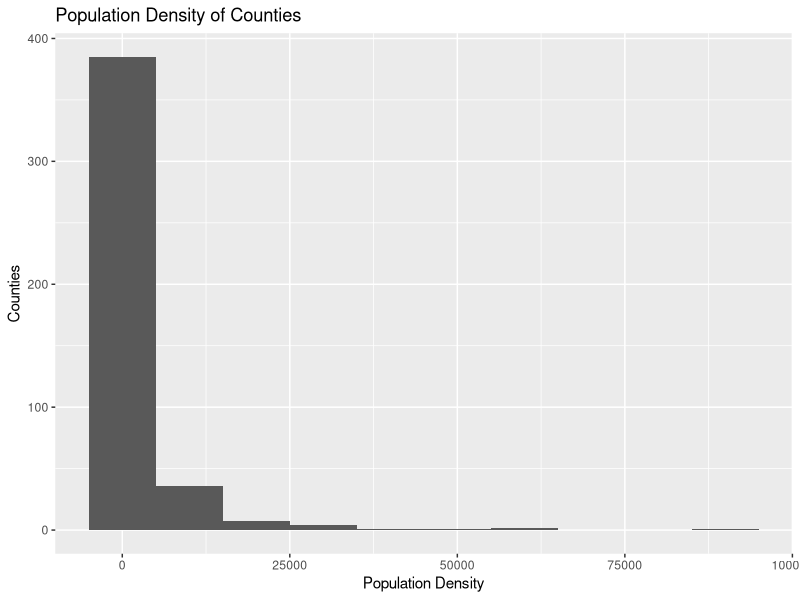
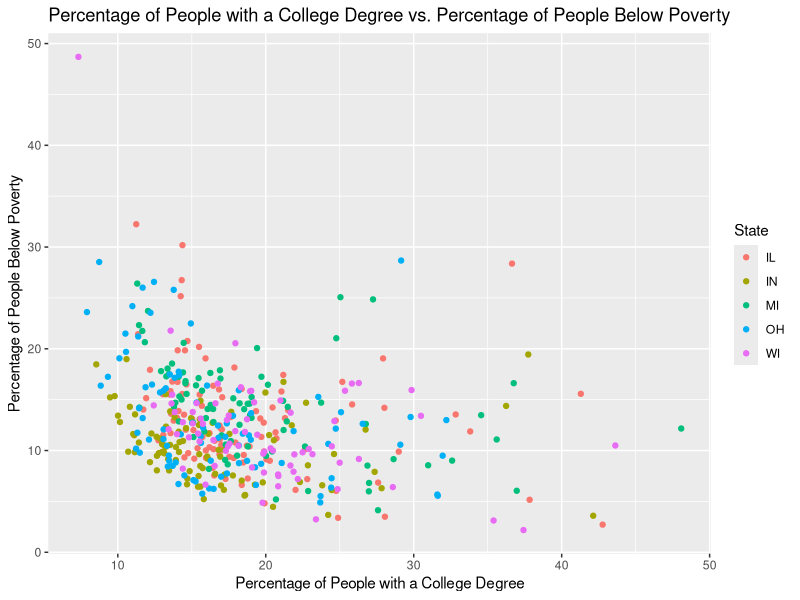
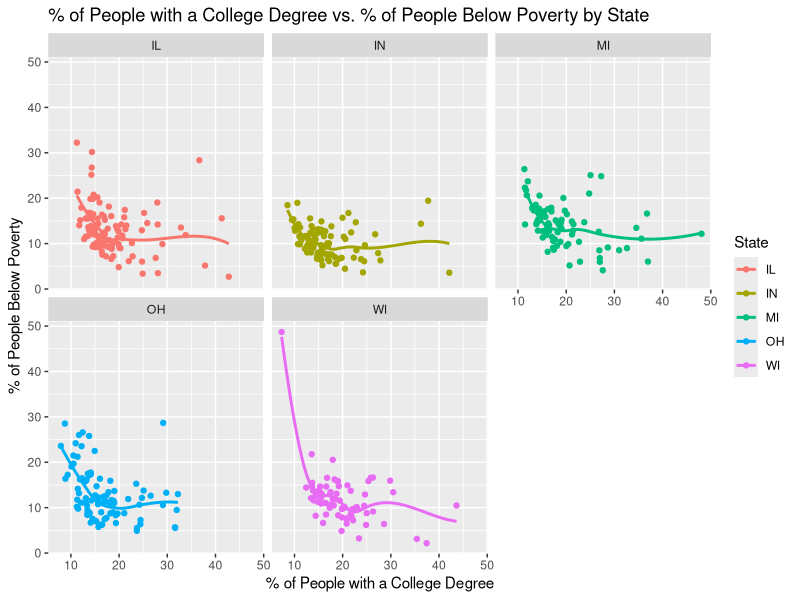
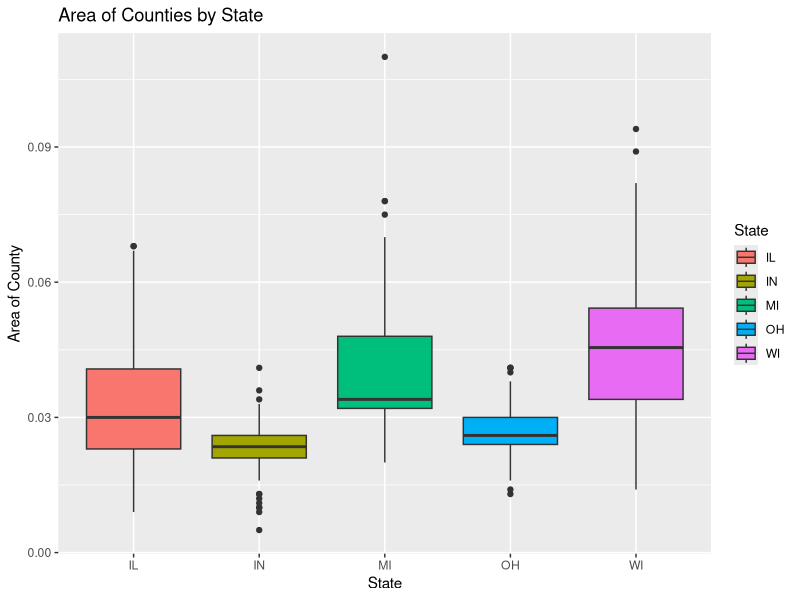
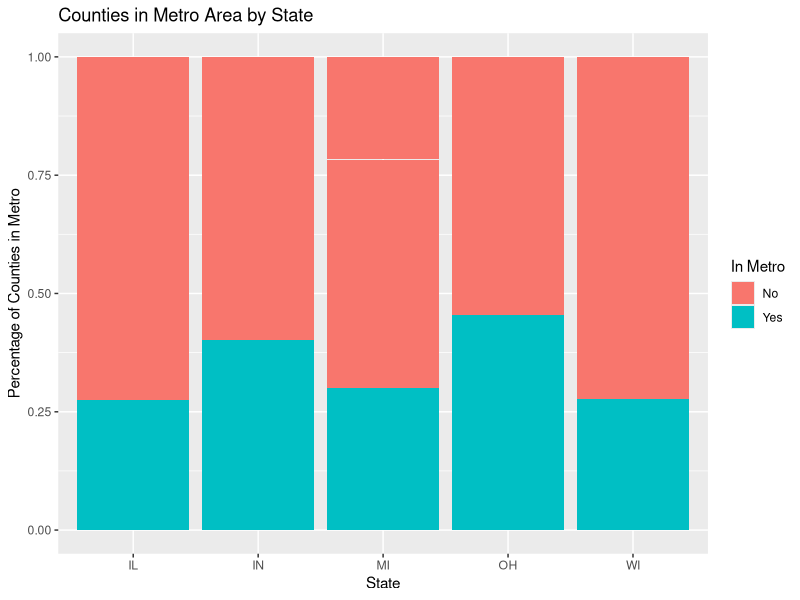

These charts were generated, in order, by the following R code:
## ---- chunk 1
#| label: load-packages
#| message: false

library(tidyverse)
library(viridis)

## ---- chunk 2

#| label: generate-histogram-to-visualize-population-density-of-counties

ggplot(midwest, aes(x = popdensity)) +
  geom_histogram(binwidth = 10000) + labs(x = "Population Density", y = "Counties") + ggtitle("Population Density of Counties")

## ---- chunk 3

#| label: generate-scatterplot-to-compare-people-with-college-degree-and-people-below-poverty

ggplot(midwest, aes(x = percollege, y = percbelowpoverty, color = state)) +
  geom_point() + 
  scale_fill_viridis_d() +
  labs(x = "Percentage of People with a College Degree", y = "Percentage of People Below Poverty", color = "State") + 
  ggtitle("Percentage of People with a College Degree vs. Percentage of People Below Poverty")

## ---- chunk 4
#| label: generate-scatterplots-by-state-to-compare-people-with-college-degree-and-people-below-poverty

ggplot(midwest, aes(x = percollege, y = percbelowpoverty, color = state)) +
  geom_point() + 
  scale_fill_viridis_d() + 
  geom_smooth(se = FALSE) + 
  facet_wrap(~state) +  
  labs(x = "% of People with a College Degree", y = "% of People Below Poverty", color = "State") + 
  ggtitle("% of People with a College Degree vs. % of People Below Poverty by State")

## ---- chunk 5

#| label: generate-boxplot-of-area-of-counties-by-state

ggplot(midwest, aes(x = state, y = area, fill = state)) + 
  geom_boxplot() +
labs(x = "State", y = "Area of County", fill = "State") + 
  ggtitle("Area of Counties by State")

## ---- chunk 6
#| label: load-packages

library(ggplot2)
## ---- chunk 7
#| label: generate-segmented-bar-chart-of-counties-in-metro-by-state

midwest <- midwest |>
  mutate(metro = if_else(inmetro == 1, "Yes", "No"))
ggplot(data = midwest, aes(x = state, fill = metro, y=1)) +
  geom_bar(position = "fill", stat = "identity") +
labs(x = "State", y = "Percentage of Counties in Metro", fill = "In Metro") +
ggtitle("Counties in Metro Area by State")
